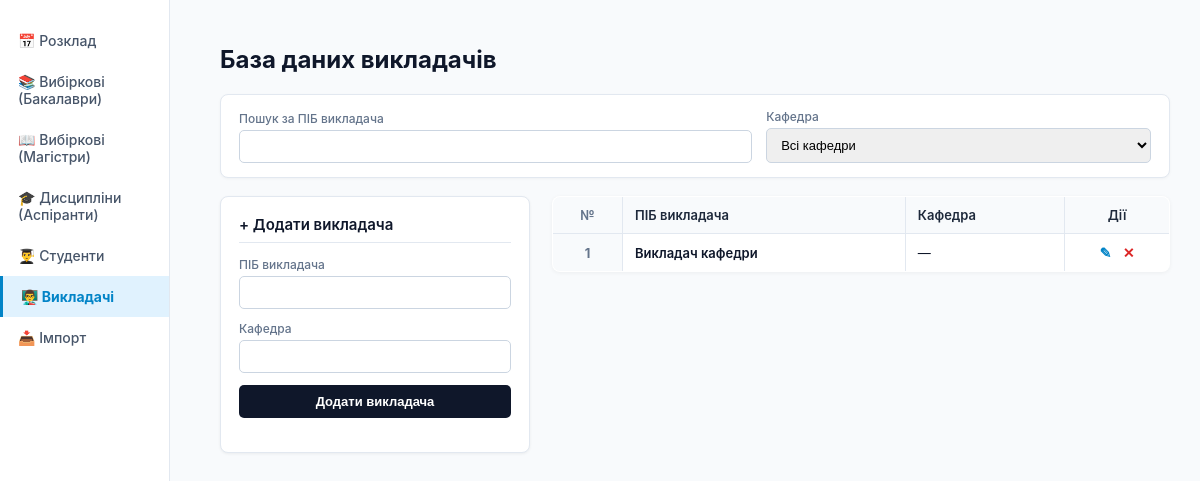
The app's page /teachers/, older data.
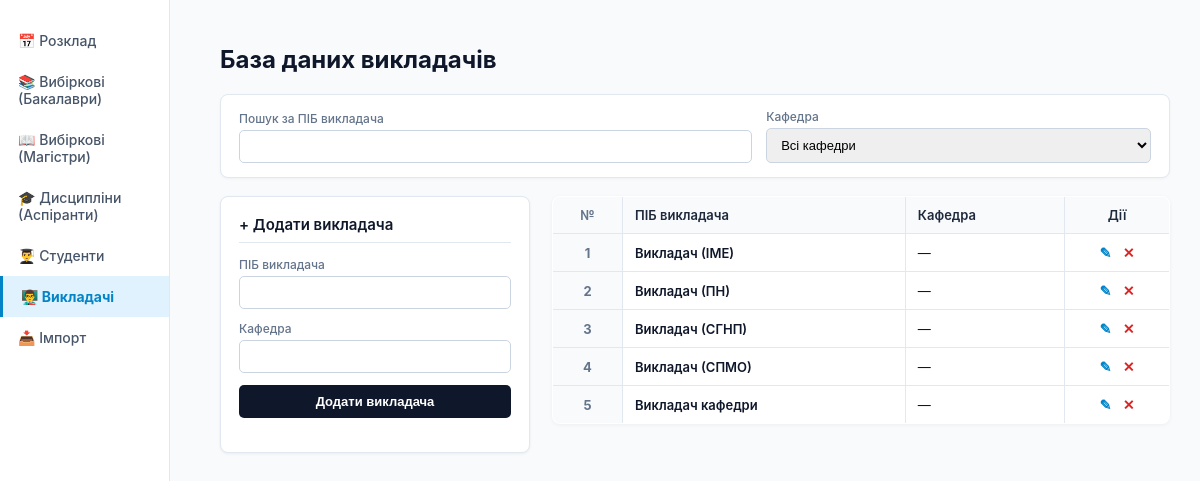
The same page, newer data.
### scheduler/models.py (models this page shows, shortened)
class Teacher(models.Model):
    name = models.CharField(max_length=150, verbose_name="ПІБ викладача")
    department = models.CharField(max_length=150, blank=True, default="", verbose_name="Кафедра")

### scheduler/views.py (the view, shortened to what this page needs)
# urls.py: path('teachers/', views.teachers_view, name='teachers_list'),
def teachers_view(request):
    edit_id = request.GET.get('edit')
    editing_teacher = Teacher.objects.filter(id=edit_id).first() if edit_id else None
    return render(request, "teachers.html", {'teachers': Teacher.objects.all().order_by("name"), 'editing_teacher': editing_teacher})

### scheduler/templates/teachers.html (shortened to what this page needs)
﻿<!DOCTYPE html>
<html lang="uk">
<head>
</head>
<body>
    <div class="sidebar">
        <a href="/" class="sidebar-item">📅 Розклад</a>
        <a href="/time-table/selective/bachelor/" class="sidebar-item">📚 Вибіркові (Бакалаври)</a>
        <a href="/time-table/selective/master/" class="sidebar-item">📖 Вибіркові (Магістри)</a>
        <a href="/time-table/selective/postgraduate/" class="sidebar-item">🎓 Дисципліни (Аспіранти)</a>
        <a href="/students/" class="sidebar-item">👨‍🎓 Студенти</a>
        <a href="/teachers/" class="sidebar-item active">👨‍🏫 Викладачі</a>
        <a href="/import/" class="sidebar-item">📥 Імпорт</a>
    </div>
    <div class="main-content">
        <h1>База даних викладачів</h1>
        <div class="filter-card">
            <div class="filter-form">
                <div>
                    <label class="field-label">Пошук за ПІБ викладача</label>
                    <input type="text" id="filter-teacher-search">
                </div>
                <div>
                    <label class="field-label">Кафедра</label>
                    <select id="filter-teacher-dept">
                        <option value="">Всі кафедри</option>
                    </select>
                </div>
            </div>
        </div>
        <div class="layout">
            <div class="box">
                <h3>{% if editing_teacher %}✎ Редагувати викладача{% else %}+ Додати викладача{% endif %}</h3>
                <form method="POST">
                    <div class="form-group">
                        <label class="field-label">ПІБ викладача</label>
                        <input type="text" name="name" value="{{ editing_teacher.name|default:'' }}" required>
                    </div>
                    <div class="form-group">
                        <label class="field-label">Кафедра</label>
                        <input type="text" name="department" value="{{ editing_teacher.department|default:'' }}" required>
                    </div>
                    <button type="submit">{% if editing_teacher %}Зберегти зміни{% else %}Додати викладача{% endif %}</button>
                </form>
            </div>
            <div>
                <table>
                    <thead>
                        <tr>
                            <th class="col-num">№</th>
                            <th>ПІБ викладача</th>
                            <th>Кафедра</th>
                            <th class="actions-col">Дії</th>
                        </tr>
                    </thead>
                    <tbody id="teachers-table-body">
                        {% for t in teachers %}
                        <tr class="teacher-row"
                            data-name="{{ t.name|lower }}"
                            data-dept="{{ t.department|lower }}">
                            <td class="col-num row-counter">{{ forloop.counter }}</td>
                            <td style="font-weight: 600;">{{ t.name }}</td>
                            <td>{% if t.department %}<span class="badge-dept">{{ t.department }}</span>{% else %}—{% endif %}</td>
                            <td class="actions-col">
                                <a href="?edit={{ t.id }}" class="btn-edit" title="Редагувати">✎</a>
                                <form method="POST" style="display:inline; margin:0;" onsubmit="return confirm('Видалити викладача {{ t.name }}?');">
                                    <button type="submit" class="btn-del" title="Видалити">✕</button>
                                </form>
                            </td>
                        </tr>
                        {% empty %}
                        <tr id="empty-initial-row">
                            <td colspan="4" style="text-align: center; color: #94a3b8; padding: 20px;">Викладачів ще не додано. Скористайтеся формою ліворуч.</td>
                        </tr>
                        {% endfor %}
                    </tbody>
                </table>
            </div>
        </div>
    </div>
</body>
</html>

Row changes from the older to the newer data that the page shows:
added Teacher: name "Викладач (ІМЕ)"
added Teacher: name "Викладач (ПН)"
added Teacher: name "Викладач (СГНП)"
added Teacher: name "Викладач (СПМО)"
